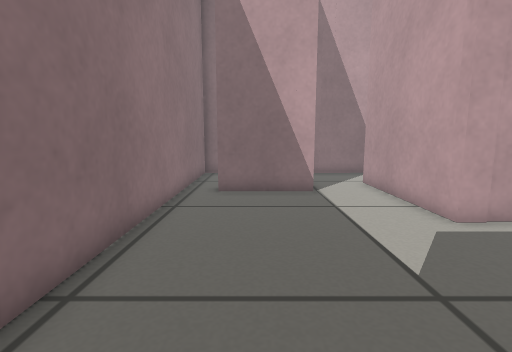
[1] (above)

14 first-person views from a walk through a Gazebo world. The camera is 0.43 m above the floor, tilts 8° down and sees 85° across. The floor is counted in squares, 0.2 m on a side. Each view is taken from the middle of a square. On the plan, view 1 faces up. The plan holds only what a view shows up to about 17 squares ahead; the rest is blank.

[2]
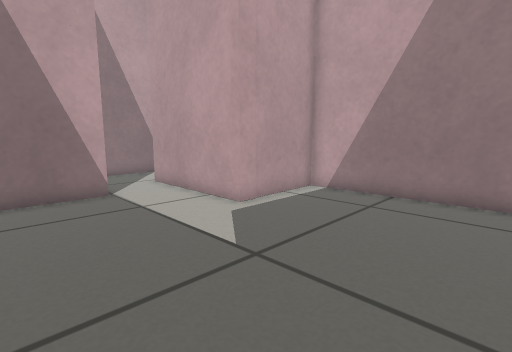

[3]
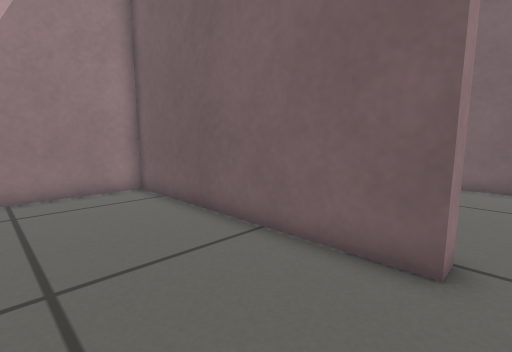

[4]
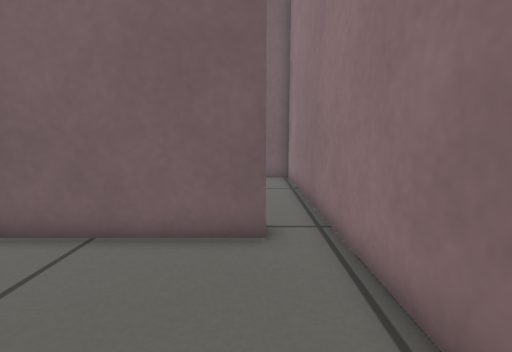

[5]
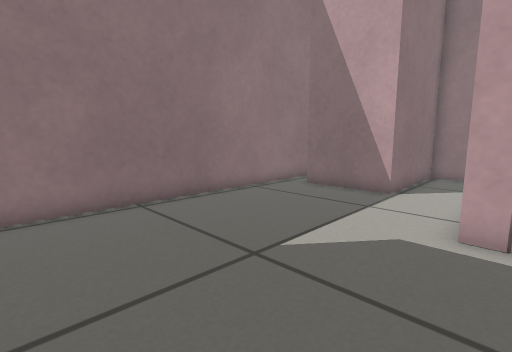

[6]
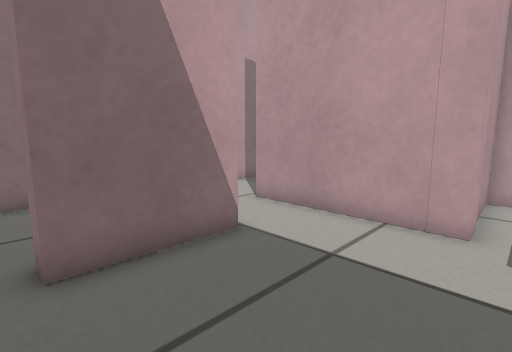

[7]
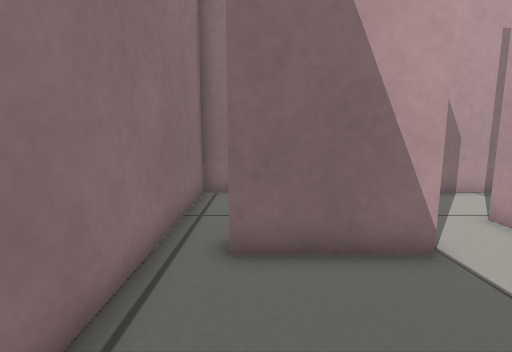

[8]
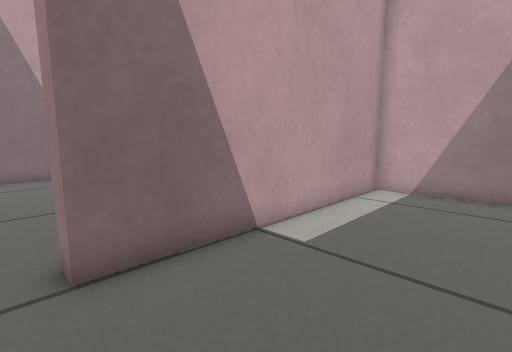

[9]
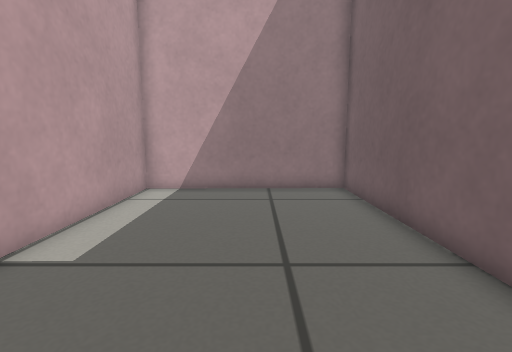

[10]
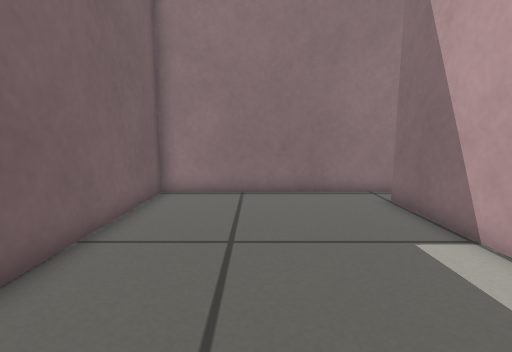

[11]
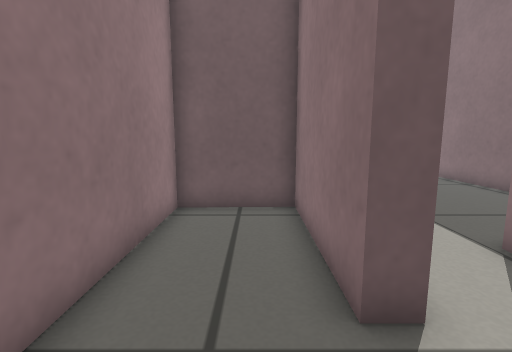

[12]
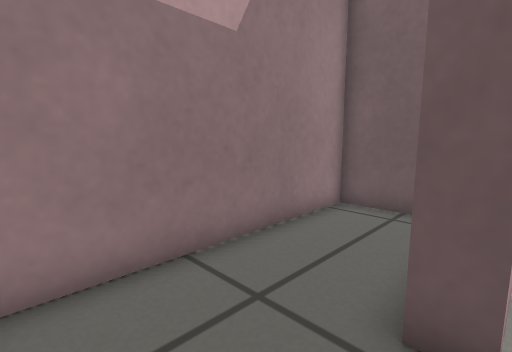

[13]
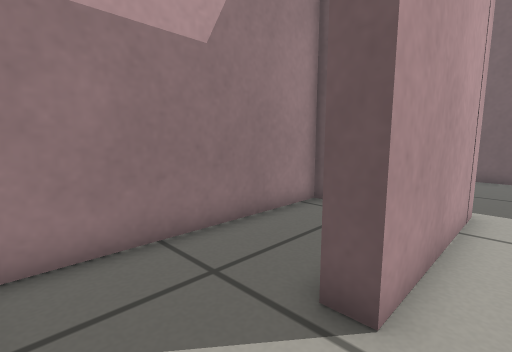

[14]
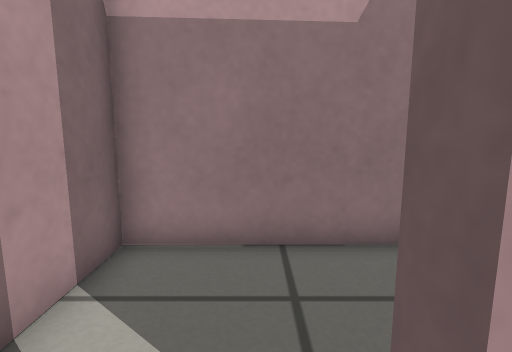

### Floor plan
Points are (right, up) in squares from view 1. A wall is a line through its corners. A room is listed if a view was taken in it or the views show most of it. See-through windows are left out.
Room 1 (views 1, 2, 3, 4, 5, 6, 7, 13, 14)
walls: (-1.2, -0.7) (9.5, -0.7) (9.4, 6.8) (5.1, 6.8) (5.1, 13); (-2.9, 11.4) (-2.8, -0.5); (4.5, 16.5) (2.3, 16.5) (2.3, 10.9) (-1.5, 10.9) (-1.5, 11.6)
ways out: opening at (-2, -1) to room 2; opening at (5.5, 15) to room 3; opening at (-2, 11)
Room 2 (views 8, 9, 10)
walls: (-2.8, -0.5) (-2.7, -9.7) (9.5, -9.7) (9.5, -1.5) (-1.2, -1.5) (-1.2, -0.7)
ways out: opening at (-2, -1) to room 1
Room 3 (views 11, 12)
walls: (5.1, 13) (5.8, 13) (5.8, 7.6) (9.4, 7.7) (9.3, 16.6) (4.5, 16.5)
ways out: opening at (5.5, 15) to room 1

Where each view was taken, in squares from view 1:
view 1: 0 up, 0 right, facing up
view 2: 0 up, 1 left, facing up-right
view 3: 4 up, 2 left, facing down-right
view 4: 5 up, 1 left, facing down
view 5: 0 up, 6 right, facing up-left
view 6: 6 up, 2 left, facing up-right
view 7: 6 up, 1 left, facing up
view 8: 6 down, 2 left, facing up-right
view 9: 6 down, 2 left, facing right
view 10: 6 down, 8 right, facing left
view 11: 16 up, 7 right, facing down
view 12: 16 up, 5 right, facing down-right
view 13: 16 up, 4 right, facing down-right
view 14: 14 up, 4 right, facing right
